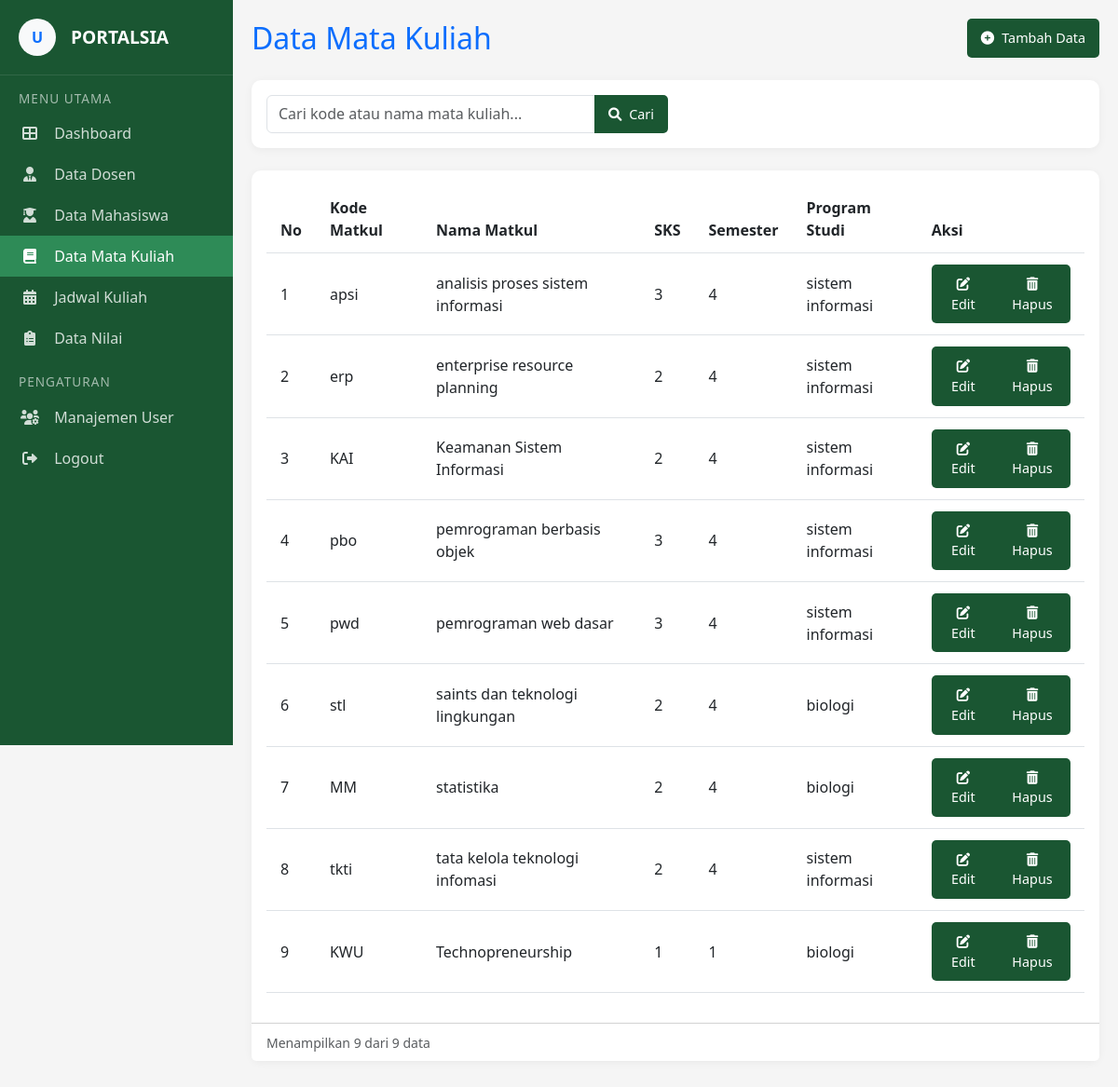
Page /views/admin/pages/datamatakuliah.php (signed in) on the committed database.
### tables this page shows
CREATE TABLE `mata_kuliah` (
  `kode_matkul` varchar(20) NOT NULL,
  `nama_matkul` varchar(100) NOT NULL,
  `sks` tinyint(4) NOT NULL,
  `semester` tinyint(4) NOT NULL,
  `prodi` varchar(10) NOT NULL
);

CREATE TABLE `program_studi` (
  `kode_prodi` varchar(10) NOT NULL,
  `nama_prodi` varchar(100) NOT NULL,
  `fakultas` varchar(100) DEFAULT NULL
);

### views/admin/pages/datamatakuliah.php (the view, shortened to what this page needs)
<?php
require_once '../../../include/config.php';
$page = isset($_GET['page']) ? (int)$_GET['page'] : 1;
$per_page = 10;
$offset = ($page - 1) * $per_page;
$count_sql = "SELECT COUNT(*) FROM mata_kuliah";
$total_rows = $conn->query($count_sql)->fetch_row()[0];
$search = isset($_GET['search']) ? clean_input($_GET['search']) : '';
if (empty($search)) {
    $sql = "SELECT mk.*, ps.nama_prodi
            FROM mata_kuliah mk
            LEFT JOIN program_studi ps ON mk.prodi = ps.kode_prodi
            ORDER BY mk.nama_matkul ASC LIMIT ?, ?";
    $stmt = $conn->prepare($sql);
    $stmt->bind_param("ii", $offset, $per_page);
}
$stmt->execute();
$result = $stmt->get_result();
?>
<!DOCTYPE html>
<html lang="id">
<head>
    <link href="https://cdn.jsdelivr.net/npm/bootstrap@5.3.0/dist/css/bootstrap.min.css" rel="stylesheet">
    <link rel="stylesheet" href="https://cdn.jsdelivr.net/npm/bootstrap-icons@1.10.0/font/bootstrap-icons.css">
    <link rel="stylesheet" href="https://cdnjs.cloudflare.com/ajax/libs/font-awesome/6.0.0-beta3/css/all.min.css">
    <link rel="stylesheet" href="../../../css/admin.css">
</head>
<body>
     <div class="sidebar">
    <div class="sidebar-header d-flex align-items-center">
        <div class="bg-light text-primary rounded-circle d-flex align-items-center justify-content-center me-3" style="width: 40px; height: 40px;">
            <span class="fw-bold">U</span>
        </div>
        <span class="sidebar-brand">PORTALSIA</span>
    </div>
    <div class="menu-category">MENU UTAMA</div>
    <div class="menu">
        <a href="dashboard.php" class="menu-item <?php echo basename($_SERVER['PHP_SELF']) == 'dashboard.php' ? 'active' : ''; ?>">
            <i class="fas fa-th-large"></i>
            <span>Dashboard</span>
        </a>
        <a href="datadosen.php" class="menu-item <?php echo basename($_SERVER['PHP_SELF']) == 'datadosen.php' ? 'active' : ''; ?>">
            <i class="fas fa-user-tie"></i>
            <span>Data Dosen</span>
        </a>
        <a href="datamahasiswa.php" class="menu-item <?php echo basename($_SERVER['PHP_SELF']) == 'datamahasiswa.php' ? 'active' : ''; ?>">
            <i class="fas fa-user-graduate"></i>
            <span>Data Mahasiswa</span>
        </a>
        <a href="datamatakuliah.php" class="menu-item <?php echo basename($_SERVER['PHP_SELF']) == 'datamatakuliah.php' ? 'active' : ''; ?>">
            <i class="fas fa-book"></i>
            <span>Data Mata Kuliah</span>
        </a>
        <a href="jadwalkuliah.php" class="menu-item <?php echo basename($_SERVER['PHP_SELF']) == 'jadwalkuliah.php' ? 'active' : ''; ?>">
            <i class="fas fa-calendar-alt"></i>
            <span>Jadwal Kuliah</span>
        </a>
        <a href="datanilai.php" class="menu-item <?php echo basename($_SERVER['PHP_SELF']) == 'datanilai.php' ? 'active' : ''; ?>">
            <i class="fas fa-clipboard-list"></i>
            <span>Data Nilai</span>
        </a>
    </div>
    <div class="menu-category">PENGATURAN</div>
    <div class="menu">
        <a href="manajemenuser.php" class="menu-item <?php echo basename($_SERVER['PHP_SELF']) == 'manajemenuser.php' ? 'active' : ''; ?>">
            <i class="fas fa-users-cog"></i>
            <span>Manajemen User</span>
        </a>
        <a href="logout.php" class="menu-item">
            <i class="fas fa-sign-out-alt"></i>
            <span>Logout</span>
        </a>
    </div>
</div>
        <main class="main-content">
            <div class="d-flex justify-content-between align-items-center mb-4">
                <h2 class="mb-0 text-primary">Data Mata Kuliah</h2>
                <button class="btn btn-primary" data-bs-toggle="modal" data-bs-target="#tambahModal">
                    <i class="fas fa-plus-circle me-2"></i>Tambah Data
                </button>
            </div>
            <div class="card mb-4">
                <div class="card-body">
                    <form method="GET" class="row g-3">
                        <div class="col-md-6">
                            <div class="input-group">
                                <input type="text" class="form-control" name="search" placeholder="Cari kode atau nama mata kuliah..." value="<?php echo htmlspecialchars($search); ?>">
                                <button class="btn btn-primary" type="submit">
                                    <i class="fas fa-search me-1"></i> Cari
                                </button>
                            </div>
                        </div>
                    </form>
                </div>
            </div>
            <div class="card fade-in">
                <div class="card-body">
                    <div class="table-responsive">
                        <table class="table table-hover">
                            <thead>
                                <tr>
                                    <th>No</th>
                                    <th>Kode Matkul</th>
                                    <th>Nama Matkul</th>
                                    <th>SKS</th>
                                    <th>Semester</th>
                                    <th>Program Studi</th>
                                    <th>Aksi</th>
                                </tr>
                            </thead>
                            <tbody>
                                <?php if ($result->num_rows > 0): ?>
                                    <?php $no = $offset + 1; ?>
                                    <?php while ($row = $result->fetch_assoc()): ?>
                                    <tr>
                                        <td><?php echo $no++; ?></td>
                                        <td><?php echo htmlspecialchars($row['kode_matkul']); ?></td>
                                        <td><?php echo htmlspecialchars($row['nama_matkul']); ?></td>
                                        <td><?php echo htmlspecialchars($row['sks']); ?></td>
                                        <td><?php echo htmlspecialchars($row['semester']); ?></td>
                                                                                <td><?php echo htmlspecialchars($row['nama_prodi'] ?: '-'); ?></td>
                                        <td>
                                            <div class="btn-group">
                                                <button class="btn btn-sm btn-warning" data-bs-toggle="modal" data-bs-target="#editModal"
                                                    onclick="setEditForm(
                                                        '<?php echo $row['kode_matkul']; ?>',
                                                        '<?php echo addslashes($row['nama_matkul']); ?>',
                                                        '<?php echo $row['sks']; ?>',
                                                        '<?php echo $row['semester']; ?>',
                                                        '<?php echo $row['prodi']; ?>'
                                                    )">
                                                    <i class="fas fa-edit"></i> Edit
                                                </button>
                                                <a href="?delete_kode=<?php echo $row['kode_matkul']; ?>"
                                                   class="btn btn-sm btn-danger"
                                                   onclick="return confirm('Apakah Anda yakin ingin menghapus mata kuliah ini?')">
                                                    <i class="fas fa-trash-alt"></i> Hapus
                                                </a>
                                            </div>
                                        </td>
                                    </tr>
                                    <?php endwhile; ?>
                                <?php endif; ?>
                            </tbody>
                        </table>
                    </div>
                </div>
                <div class="card-footer bg-white">
                    <div class="d-flex justify-content-between align-items-center">
                        <div>
                            <small class="text-muted">Menampilkan <?php echo min($per_page, $result->num_rows); ?> dari <?php echo $total_rows; ?> data</small>
                        </div>
                    </div>
                </div>
            </div>
        </main>
</body>
</html>

### css/admin.css (style rules this page uses)
:root { --primary: #1a5632; --primary-light: #2e8b57; --primary-dark: #0d2818; --secondary: #6c757d; --light: #f8f9fa; --dark: #212529; }
body { background-color: #f5f5f5; font-family: 'Segoe UI', Tahoma, Geneva, Verdana, sans-serif; }
.sidebar { width: 250px; background-color: var(--primary); color: white; min-height: 100vh; position: fixed; transition: all 0.3s; }
.sidebar-header { padding: 20px; border-bottom: 1px solid rgba(255,255,255,0.1); }
.sidebar-brand { font-weight: 600; font-size: 1.2rem; }
.menu-category { padding: 15px 20px 5px; color: rgba(255,255,255,0.6); font-size: 0.85rem; text-transform: uppercase; letter-spacing: 1px; font-weight: 500; }
.menu { padding: 0; }
.menu-item { padding: 10px 20px; color: rgba(255,255,255,0.8); transition: all 0.3s; display: block; text-decoration: none; }
.menu-item:hover, .menu-item.active { background-color: var(--primary-light); color: white; text-decoration: none; }
.menu-item i { width: 24px; text-align: center; margin-right: 10px; }
.main-content { margin-left: 250px; padding: 20px; transition: all 0.3s; }
.btn { background-color: var(--primary); color: white; border: none; padding: 10px 15px; border-radius: 5px; font-size: 0.9rem; transition: all 0.3s; }
.btn-primary { background-color: var(--primary); border-color: var(--primary); }
.card { border: none; border-radius: 10px; box-shadow: 0 2px 10px rgba(0,0,0,0.05); margin-bottom: 20px; }
.table thead { background-color: var(--primary); color: white; }
.table th { padding: 12px 15px; }
.table td { vertical-align: middle; padding: 12px 15px; }

### rows in the picture
mata_kuliah: kode_matkul "apsi", nama_matkul "analisis proses sistem informasi", sks "3", semester "4", prodi.nama_prodi "sistem informasi"
mata_kuliah: kode_matkul "erp", nama_matkul "enterprise resource planning", sks "2", semester "4", prodi.nama_prodi "sistem informasi"
mata_kuliah: kode_matkul "KAI", nama_matkul "Keamanan Sistem Informasi", sks "2", semester "4", prodi.nama_prodi "sistem informasi"
mata_kuliah: kode_matkul "pbo", nama_matkul "pemrograman berbasis objek", sks "3", semester "4", prodi.nama_prodi "sistem informasi"
mata_kuliah: kode_matkul "pwd", nama_matkul "pemrograman web dasar", sks "3", semester "4", prodi.nama_prodi "sistem informasi"
mata_kuliah: kode_matkul "stl", nama_matkul "saints dan teknologi lingkungan", sks "2", semester "4", prodi.nama_prodi "biologi"
mata_kuliah: kode_matkul "MM", nama_matkul "statistika", sks "2", semester "4", prodi.nama_prodi "biologi"
mata_kuliah: kode_matkul "tkti", nama_matkul "tata kelola teknologi infomasi", sks "2", semester "4", prodi.nama_prodi "sistem informasi"
mata_kuliah: kode_matkul "KWU", nama_matkul "Technopreneurship", sks "1", semester "1", prodi.nama_prodi "biologi"

### other values in the picture
min($per_page, $result->num_rows) "9"
$total_rows "9"
